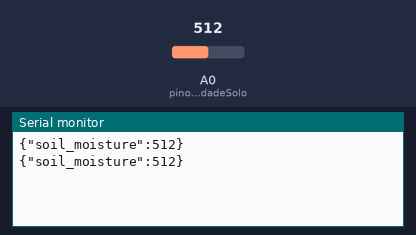
This sketch was run on a simulated Arduino Uno, built with avr-gcc and run on an emulated ATmega328P. Shown: the last lines printed to the serial monitor. The inputs (shaded band) are chosen by the test bench; at power-on: A0 (pinoUmidadeSolo) = 512.

Above: at 3.8 s.
3.9 s: A0 (pinoUmidadeSolo) set to 716
At 6.5 s:
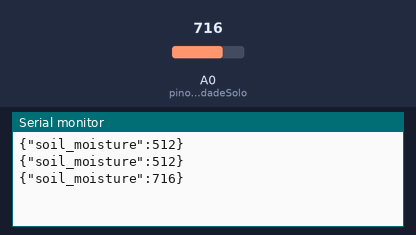
7.8 s: A0 (pinoUmidadeSolo) set to 900
At 10.0 s:
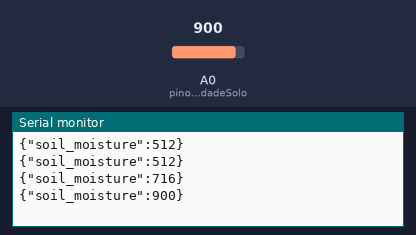
Timing chart, 0 to 11.5 s (numbered marks = the images above; inputs shaded):
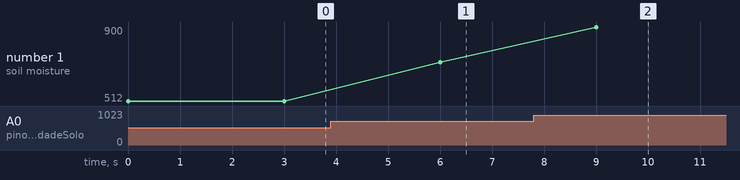

Measured:
- after the input at 3.9 s, the serial monitor: prints a new line after 2.1 s (image 1)
- after the input at 7.8 s, the serial monitor: prints a new line after 1.2 s (image 2)
- plotted number 1: 512 → 716 after the input at 3.9 s, 716 → 900 after the input at 7.8 s

The sketch:

firmware.ino
```cpp
#include <ArduinoJson.h>

#define pinoUmidadeSolo A0

StaticJsonDocument<128> doc;

void setup() {
  Serial.begin(9600);
}

void loop() {
  int valorUmidadeSolo = analogRead(pinoUmidadeSolo);

  doc.clear();
  doc["soil_moisture"] = valorUmidadeSolo;

  serializeJson(doc, Serial);
  Serial.println();

  delay(3000);
}
```
